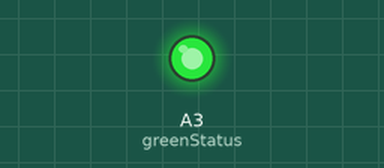
Bench run of a sketch on a simulated Arduino Uno, built with avr-gcc and run on an emulated ATmega328P. On the bench: output pins drawn as LEDs (lit = HIGH).

Above: at 0.1 s.
Timing chart, 0 to 1.6 s (numbered marks = the images above):
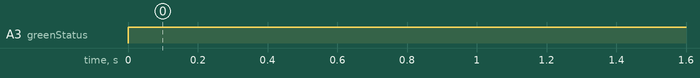

Measured:
- by itself, A3 (greenStatus): LOW → HIGH at 0.00 s

The sketch:

sketch_nov26a.ino
```cpp
const int greenStatus = A3;                     // Asiganr el pin A3 para encender el led verde

void setup() {
  // put your setup code here, to run once:
  digitalWrite(greenStatus, HIGH);

}

void loop() {
  // put your main code here, to run repeatedly:
  pinMode(greenStatus, OUTPUT);                 // Se inicia el LED verde

}
```
